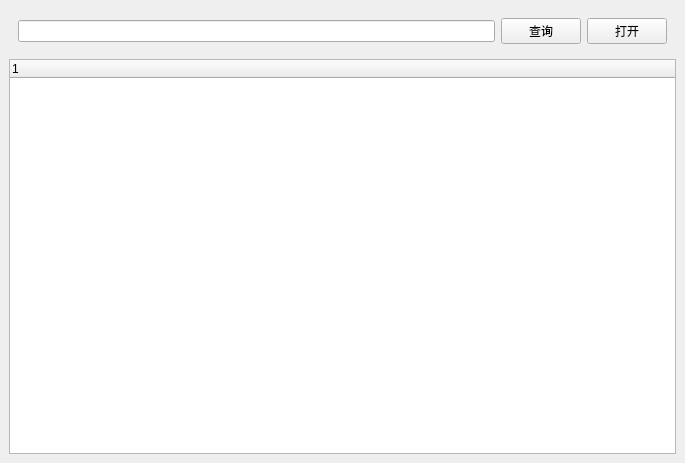
<?xml version="1.0" encoding="UTF-8"?>
<ui version="4.0">
 <class>MainWindow</class>
 <widget class="QMainWindow" name="MainWindow">
  <property name="geometry">
   <rect>
    <x>0</x>
    <y>0</y>
    <width>685</width>
    <height>463</height>
   </rect>
  </property>
  <property name="windowTitle">
   <string>MainWindow</string>
  </property>
  <widget class="QWidget" name="centralwidget">
   <layout class="QVBoxLayout" name="verticalLayout">
    <item>
     <widget class="QWidget" name="widget" native="true">
      <layout class="QHBoxLayout" name="horizontalLayout">
       <item>
        <widget class="QLineEdit" name="path"/>
       </item>
       <item>
        <widget class="QPushButton" name="queryButton">
         <property name="text">
          <string>查询</string>
         </property>
        </widget>
       </item>
       <item>
        <widget class="QPushButton" name="openButton">
         <property name="text">
          <string>打开</string>
         </property>
        </widget>
       </item>
      </layout>
     </widget>
    </item>
    <item>
     <widget class="QTreeWidget" name="fileTree">
      <column>
       <property name="text">
        <string notr="true">1</string>
       </property>
      </column>
     </widget>
    </item>
   </layout>
  </widget>
 </widget>
 <resources/>
 <connections/>
</ui>
